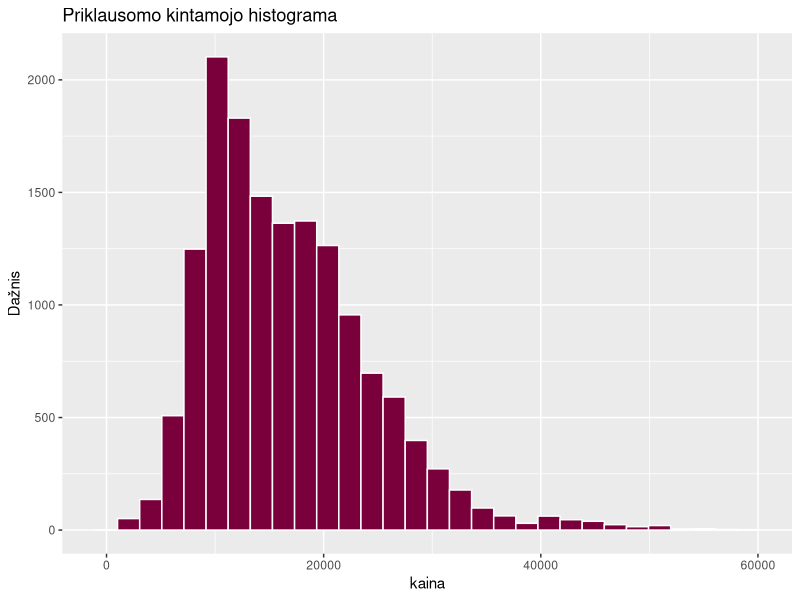
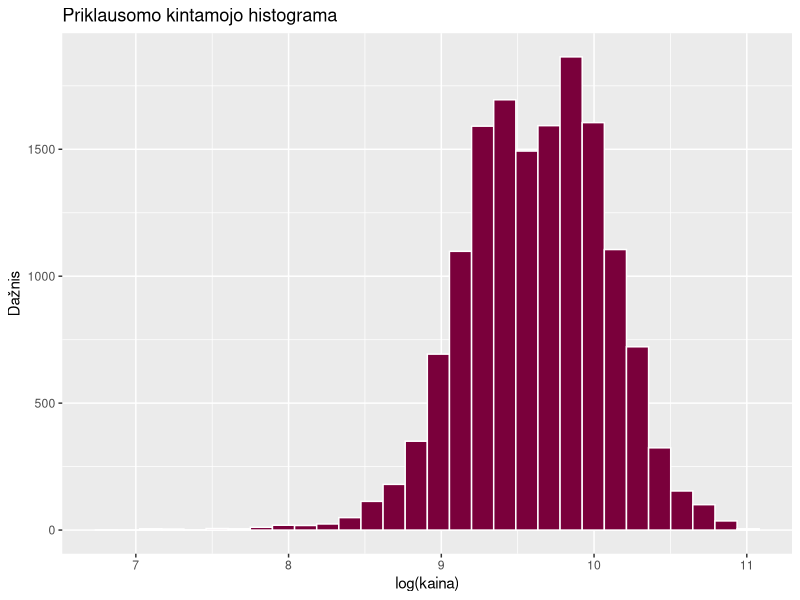
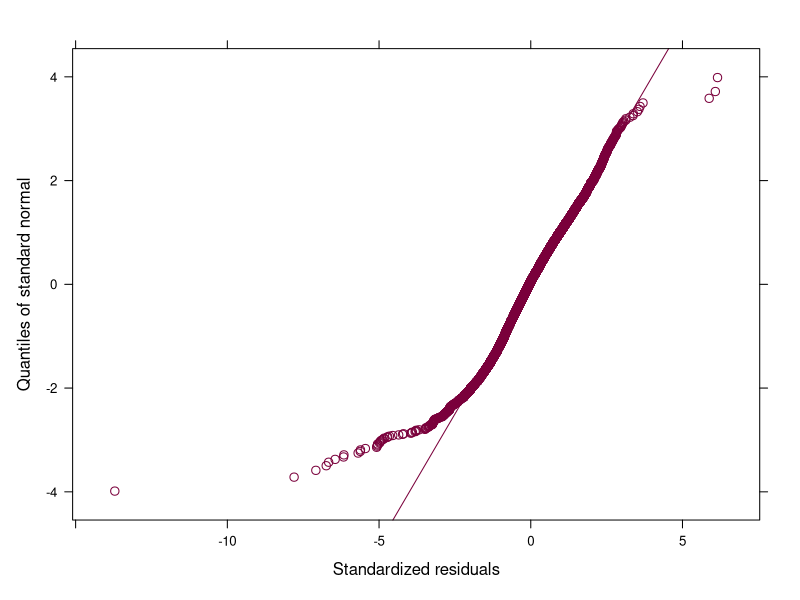
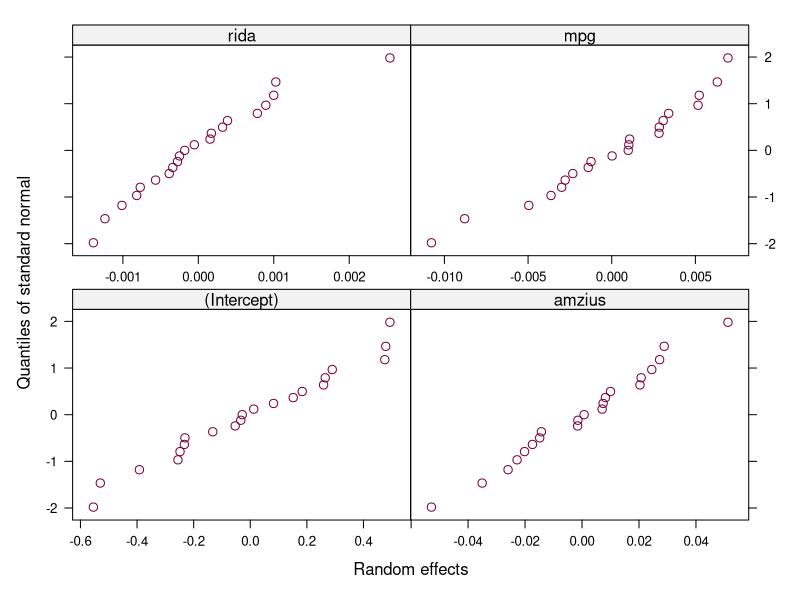
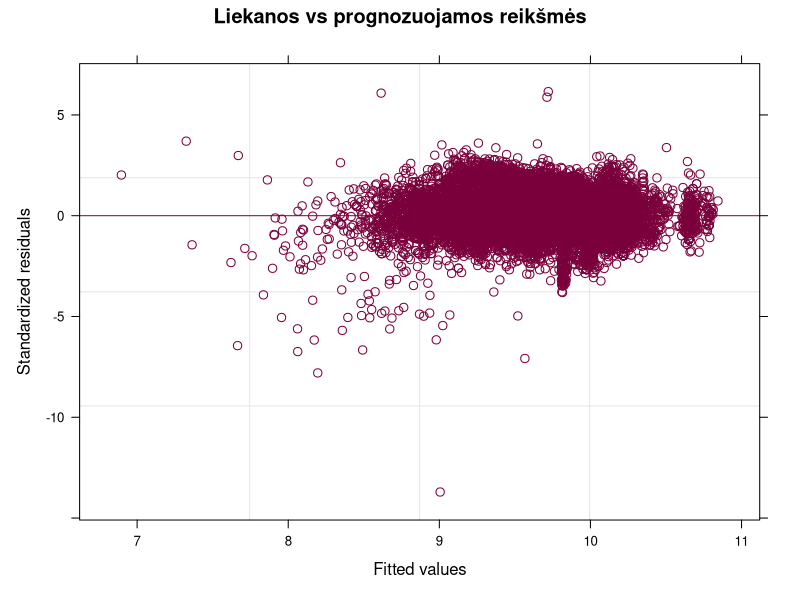
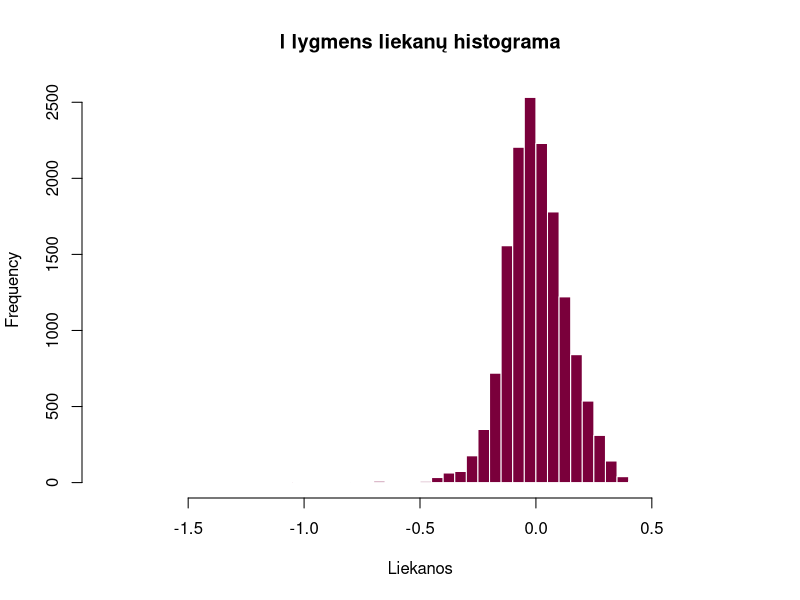

Generate these figures, in order, with R:
library(nlme)
library(ggplot2)

duom <- read.csv("vw.csv")
duom$model <- trimws(duom$model)

duom <- subset(duom, fuelType %in% c("Petrol", "Diesel"))
duom <- subset(duom, engineSize > 0)
duom <- subset(duom, mpg >= 20 & mpg <= 100)
duom <- duom[duom$model %in% names(which(table(duom$model) >= 30)), ]
duom$model <- factor(duom$model)

duom$lkaina <- log(duom$price)
duom$lkaina_c <- duom$lkaina - mean(duom$lkaina)
duom$amzius <- 2020 - duom$year
duom$rida   <- duom$mileage / 1000
duom$vid_variklis <- ave(duom$engineSize, duom$model)

duom$transmission <- factor(duom$transmission)
duom$fuelType <- factor(duom$fuelType)
table(duom$transmission); table(duom$fuelType)

nrow(duom)
nlevels(duom$model)
sort(table(duom$model))

ggplot(duom, aes(x = price)) +
  geom_histogram(bins = 30, fill = "#7A003B", color = "white") +
  labs(title = "Priklausomo kintamojo histograma", x = "kaina", y = "Dažnis")
ggplot(duom, aes(x = lkaina)) +
  geom_histogram(bins = 30, fill = "#7A003B", color = "white") +
  labs(title = "Priklausomo kintamojo histograma", x = "log(kaina)", y = "Dažnis")
set.seed(2026)
shapiro.test(sample(duom$lkaina, 5000))

model.0 <- lme(lkaina_c ~ 1, random = ~ 1 | model, data = duom)
summary(model.0)
VarCorr(model.0)
tau00 <- as.numeric(VarCorr(model.0)[1, "Variance"])
sigma2_0 <- model.0$sigma^2
ICC <- tau00 / (tau00 + sigma2_0)
ICC
intervals(model.0)

round(cor(duom[, c("amzius", "rida", "mpg")]), 3)

ctrl <- lmeControl(opt = "optim", maxIter = 500, msMaxIter = 500)
model.1 <- lme(lkaina ~ 1 + vid_variklis + amzius + rida + mpg + transmission + fuelType,
               random = ~ 1 + amzius + rida + mpg | model, data = duom, control = ctrl)
summary(model.1)
VarCorr(model.1)
getVarCov(model.1)

model.0ml <- update(model.0, method = "ML")
model.1ml <- update(model.1, method = "ML")

model.1a <- update(model.1ml, random = ~ 1 + rida + mpg | model)
anova(model.1ml, model.1a)
model.1b <- update(model.1ml, random = ~ 1 + amzius + mpg | model)
anova(model.1ml, model.1b)
model.1c <- update(model.1ml, random = ~ 1 + amzius + rida | model)
anova(model.1ml, model.1c)
AIC(model.0ml)
AIC(model.1ml)

model.2ml <- update(model.1ml, . ~ . + vid_variklis:amzius)
summary(model.2ml)$tTable
anova(model.1ml, model.2ml)

model.3ml <- update(model.1ml, . ~ . + vid_variklis:rida)
summary(model.3ml)$tTable
anova(model.1ml, model.3ml)

summary(model.1)
VarCorr(model.1)
getVarCov(model.1)

sigma2_1 <- model.1$sigma^2
(sigma2_0 - sigma2_1) / sigma2_0
AIC(model.0ml, model.1ml)
AIC(model.0ml) - AIC(model.1ml)

qqnorm(model.1, ~ resid(., type = "p"), abline = c(0, 1), col = "#7A003B")
qqnorm(model.1, ~ ranef(.), col = "#7A003B")
plot(model.1, resid(., type = "pearson") ~ fitted(.), abline = 0, col = "#7A003B",
     main = "Liekanos vs prognozuojamos reikšmės")
hist(resid(model.1), breaks = 80, main = "I lygmens liekanų histograma", xlab = "Liekanos",
     col = "#7A003B", border = "white")
mean(abs(resid(model.1, type = "pearson")) > 3)
round(ranef(model.1), 3)

vv_golf <- unique(duom$vid_variklis[duom$model == "Golf"])
naujas_golf <- data.frame(
  model = factor("Golf", levels = levels(duom$model)),
  vid_variklis = vv_golf,
  amzius = 3,
  rida = 30,
  mpg = 55,
  transmission = factor("Manual", levels = levels(duom$transmission)),
  fuelType = factor("Petrol", levels = levels(duom$fuelType))
)

exp(predict(model.1, naujas_golf, level = 0))
exp(predict(model.1, naujas_golf, level = 1))
